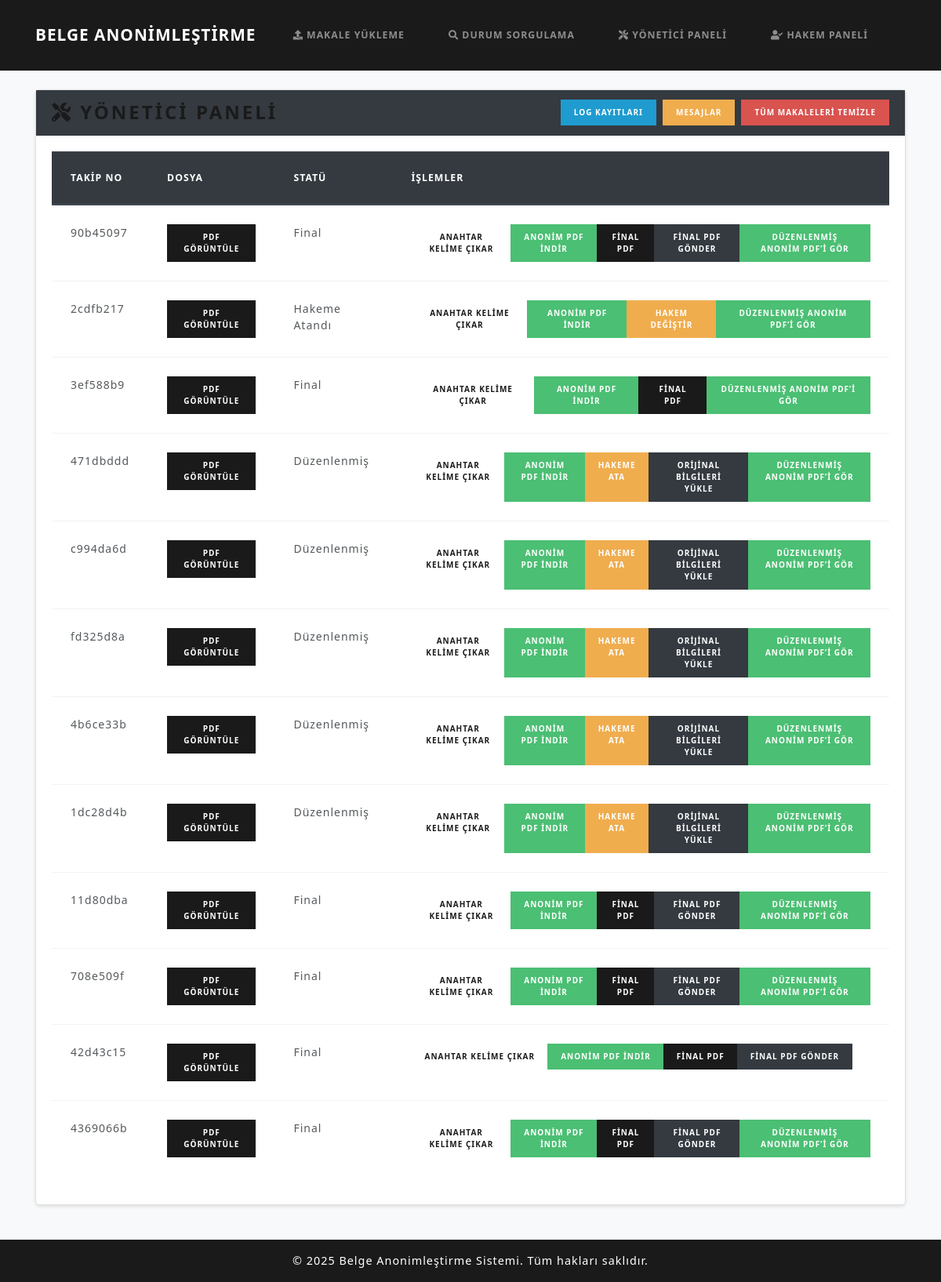
/makalesistemi/yonetici/, run on the app's committed database.
### papers/models.py (models this page shows, shortened)
class Submission(models.Model):
    tracking_number = models.CharField(max_length=50, unique=True)
    email_hash = models.CharField(max_length=64)
    encrypted_filename = models.TextField(null=True, blank=True)
    original_pdf = models.FileField(upload_to='uploads/')
    revised_pdf = models.FileField(upload_to='uploads/', null=True, blank=True)
    anonymized_pdf = models.FileField(upload_to='anonymized/', null=True, blank=True)
    final_pdf = models.FileField(upload_to='final/', null=True, blank=True)
    final_sent = models.BooleanField(default=False)  # Final PDF gönderildi mi?
    extracted_keywords = models.TextField(blank=True, null=True)
    subtopics = models.ManyToManyField(Subtopic, blank=True, related_name='submissions')
    status = models.CharField(max_length=50, choices=STATUS_CHOICES, default='Gönderildi')
    review = models.TextField(null=True, blank=True)
    reviewer = models.ForeignKey(Reviewer, null=True, blank=True, on_delete=models.SET_NULL)
    timestamp = models.DateTimeField(default=timezone.now)
    reviewed_pdf = models.FileField(upload_to='reviewed/', null=True, blank=True)  # Yeni alan
    anonymized_data = models.TextField(null=True, blank=True)
    restored = models.BooleanField(default=False)

### papers/views.py (the view)
# urls.py: path('makalesistemi/yonetici/', views.editor_dashboard, name='editor_dashboard'),
def editor_dashboard(request):
    subs = Submission.objects.all().order_by('-timestamp')
    return render(request, 'admin_panel.html', {'submissions': subs})

### templates/admin_panel.html (shortened to what this page needs)
{% extends 'base.html' %}
{% block content %}
<div class="card">
  <div class="card-header bg-dark text-white">
    <div class="d-flex justify-content-between align-items-center">
      <h3 class="mb-0"><i class="fas fa-tools"></i> Yönetici Paneli</h3>
      <div class="d-flex flex-nowrap" style="gap: 0.5rem; overflow-x: auto;">
        <a href="{% url 'editor_logs' %}" class="btn btn-info btn-sm">Log Kayıtları</a>
        <a href="{% url 'editor_messages' %}" class="btn btn-warning btn-sm">Mesajlar</a>
        <a href="{% url 'clear_all_submissions' %}" class="btn btn-danger btn-sm">Tüm Makaleleri Temizle</a>
      </div>
    </div>
  </div>
  <div class="card-body">
    <div class="table-responsive">
      <table class="table table-hover">
        <thead class="thead-dark">
          <tr>
            <th>Takip No</th>
            <th>Dosya</th>
            <th>Statü</th>
            <th>İşlemler</th>
          </tr>
        </thead>
        <tbody>
          {% for sub in submissions %}
            <tr>
              <td>{{ sub.tracking_number }}</td>
              <td>
                <a href="{% url 'view_pdf' sub.tracking_number %}" class="btn btn-primary btn-sm">
                  PDF Görüntüle
                </a>
              </td>
              <td>{{ sub.status }}</td>
              <td>
                <div class="btn-group" role="group">
                  <a href="{% url 'extract_keywords_view' sub.tracking_number %}"
                     class="btn btn-secondary btn-sm">
                    Anahtar Kelime Çıkar
                  </a>
                  {% if sub.anonymized_pdf %}
                    <a href="{% url 'download_anonymized_pdf' sub.tracking_number %}"
                       class="btn btn-success btn-sm">
                      Anonim PDF İndir
                    </a>
                  {% endif %}
                  {% if sub.status == "Anonimleştirildi" or sub.status == "Düzenlenmiş" %}
                    <a href="{% url 'assign_reviewer' sub.tracking_number %}"
                       class="btn btn-warning btn-sm">
                      Hakeme Ata
                    </a>
                    <a href="{% url 'restore_original' sub.tracking_number %}"
                       class="btn btn-dark btn-sm">
                      Orijinal Bilgileri Yükle
                    </a>
                  {% endif %}
                  {% if sub.status == "Hakeme Atandı" and sub.reviewer %}
                    <a href="{% url 'reassign_reviewer' sub.tracking_number %}"
                        class="btn btn-warning btn-sm">
                      Hakem Değiştir
                    </a>
                  {% endif %}
                  {% if sub.status == "Final" and sub.final_pdf %}
                    <a href="{% url 'view_final_pdf' sub.tracking_number %}"
                       class="btn btn-primary btn-sm">
                      Final PDF
                    </a>
                  {% endif %}
                  {% if sub.status == "Final" and sub.final_pdf and not sub.final_sent %}
                    <a href="{% url 'send_final_pdf' sub.tracking_number %}"
                       class="btn btn-dark btn-sm">
                      Final PDF Gönder
                    </a>
                  {% endif %}
                  {% if sub.restored %}
                     <a href="{% url 'view_restored_pdf' sub.tracking_number %}" class="btn btn-success btn-sm">
                       Düzenlenmiş Anonim PDF’i Gör
                     </a>
                  {% endif %}
                </div>
              </td>
            </tr>
          {% empty %}
            <tr>
              <td colspan="4">Makale yok.</td>
            </tr>
          {% endfor %}
        </tbody>
      </table>
    </div>
  </div>
</div>
{% endblock %}

### static/css/style.css (style rules this page uses)
html, body { height: 100%; margin: 0; padding: 0; background-color: #f8f9fa; font-family: "Segoe UI", Tahoma, Geneva, Verdana, sans-serif; }
.card { margin-bottom: 20px; border-radius: 5px; box-shadow: 0 2px 4px rgba(0, 0, 0, 0.1); }

### data on the page
Submission: tracking_number "90b45097", status "Final", shows "ANONIM PDF İNDIR", shows "FINAL PDF", final_sent "FINAL PDF GÖNDER", restored "DÜZENLENMIŞ ANONIM PDF’I GÖR"
Submission: tracking_number "2cdfb217", status "Hakeme Atandı", shows "ANONIM PDF İNDIR", shows "HAKEM DEĞIŞTIR", restored "DÜZENLENMIŞ ANONIM PDF’I GÖR"
Submission: tracking_number "3ef588b9", status "Final", shows "ANONIM PDF İNDIR", shows "FINAL PDF", restored "DÜZENLENMIŞ ANONIM PDF’I GÖR"
Submission: tracking_number "471dbddd", status "Düzenlenmiş", shows "ANONIM PDF İNDIR", shows "HAKEME ATA", restored "DÜZENLENMIŞ ANONIM PDF’I GÖR"
Submission: tracking_number "c994da6d", status "Düzenlenmiş", shows "ANONIM PDF İNDIR", shows "HAKEME ATA", restored "DÜZENLENMIŞ ANONIM PDF’I GÖR"
Submission: tracking_number "fd325d8a", status "Düzenlenmiş", shows "ANONIM PDF İNDIR", shows "HAKEME ATA", restored "DÜZENLENMIŞ ANONIM PDF’I GÖR"
Submission: tracking_number "4b6ce33b", status "Düzenlenmiş", shows "ANONIM PDF İNDIR", shows "HAKEME ATA", restored "DÜZENLENMIŞ ANONIM PDF’I GÖR"
Submission: tracking_number "1dc28d4b", status "Düzenlenmiş", shows "ANONIM PDF İNDIR", shows "HAKEME ATA", restored "DÜZENLENMIŞ ANONIM PDF’I GÖR"
Submission: tracking_number "11d80dba", status "Final", shows "ANONIM PDF İNDIR", shows "FINAL PDF", final_sent "FINAL PDF GÖNDER", restored "DÜZENLENMIŞ ANONIM PDF’I GÖR"
Submission: tracking_number "708e509f", status "Final", shows "ANONIM PDF İNDIR", shows "FINAL PDF", final_sent "FINAL PDF GÖNDER", restored "DÜZENLENMIŞ ANONIM PDF’I GÖR"
Submission: tracking_number "42d43c15", status "Final", shows "ANONIM PDF İNDIR", shows "FINAL PDF", final_sent "FINAL PDF GÖNDER"
Submission: tracking_number "4369066b", status "Final", shows "ANONIM PDF İNDIR", shows "FINAL PDF", final_sent "FINAL PDF GÖNDER", restored "DÜZENLENMIŞ ANONIM PDF’I GÖR"
